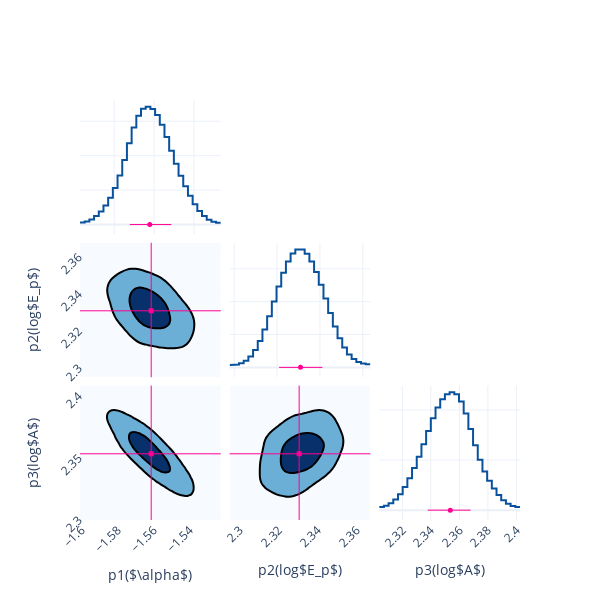

Notebook source saved alongside this figure:
### Code cell
fig = Plot.post_corner(post, ploter='plotly')
fig.save(f'{savepath}/corner')

### Figure 1 — Plotly figure (JSON) as saved in the notebook; plotly's stock layout.template omitted (floating-point values rounded to 4 significant figures; data arrays with more than 128 entries replaced by an {"elided": "..."} marker saying what was removed)
{"data": [{"line": {"color": "#08519c", "width": 2}, "mode": "lines", "name": "p1($\\alpha$)", "showlegend": false, "type": "scatter", "x": [-1.597, -1.595, -1.595, -1.592, -1.592, -1.59, -1.59, -1.588, -1.588, -1.585, -1.585, -1.583, -1.583, -1.581, -1.581, -1.578, -1.578, -1.576, -1.576, -1.574, -1.574, -1.571, -1.571, -1.569, -1.569, -1.567, -1.567, -1.564, -1.564, -1.562, -1.562, -1.559, -1.559, -1.557, -1.557, -1.555, -1.555, -1.552, -1.552, -1.55, -1.55, -1.548, -1.548, -1.545, -1.545, -1.543, -1.543, -1.541, -1.541, -1.538, -1.538, -1.536, -1.536, -1.534, -1.534, -1.531, -1.531, -1.529, -1.529, -1.527], "xaxis": "x", "y": [0.5906, 0.5906, 0.8739, 0.8739, 1.483, 1.483, 2.463, 2.463, 3.825, 3.825, 5.568, 5.568, 7.761, 7.761, 10.59, 10.59, 14.26, 14.26, 18.74, 18.74, 23.6, 23.6, 28.14, 28.14, 31.61, 31.61, 33.62, 33.62, 34.2, 34.2, 33.55, 33.55, 31.78, 31.78, 28.99, 28.99, 25.39, 25.39, 21.45, 21.45, 17.63, 17.63, 14.18, 14.18, 11.11, 11.11, 8.346, 8.346, 5.926, 5.926, 3.946, 3.946, 2.459, 2.459, 1.438, 1.438, 0.8174, 0.8174, 0.5285, 0.5285], "yaxis": "y"}, {"line": {"color": "#08519c", "width": 2}, "mode": "lines", "name": "p2(log$E_p$)", "showlegend": false, "type": "scatter", "x": [2.298, 2.3, 2.3, 2.302, 2.302, 2.304, 2.304, 2.307, 2.307, 2.309, 2.309, 2.311, 2.311, 2.313, 2.313, 2.315, 2.315, 2.318, 2.318, 2.32, 2.32, 2.322, 2.322, 2.324, 2.324, 2.326, 2.326, 2.329, 2.329, 2.331, 2.331, 2.333, 2.333, 2.335, 2.335, 2.337, 2.337, 2.339, 2.339, 2.342, 2.342, 2.344, 2.344, 2.346, 2.346, 2.348, 2.348, 2.35, 2.35, 2.353, 2.353, 2.355, 2.355, 2.357, 2.357, 2.359, 2.359, 2.361, 2.361, 2.364], "xaxis": "x5", "y": [0.7081, 0.7081, 0.8504, 0.8504, 1.225, 1.225, 1.983, 1.983, 3.294, 3.294, 5.293, 5.293, 8.04, 8.04, 11.5, 11.5, 15.58, 15.58, 20.08, 20.08, 24.64, 24.64, 28.83, 28.83, 32.25, 32.25, 34.64, 34.64, 35.87, 35.87, 35.84, 35.84, 34.57, 34.57, 32.22, 32.22, 29.01, 29.01, 25.17, 25.17, 20.93, 20.93, 16.58, 16.58, 12.46, 12.46, 8.882, 8.882, 6.025, 6.025, 3.941, 3.941, 2.541, 2.541, 1.666, 1.666, 1.161, 1.161, 0.9278, 0.9278], "yaxis": "y5"}, {"colorscale": [[0, "rgb(247,251,255)"], [0.125, "rgb(222,235,247)"], [0.25, "rgb(198,219,239)"], [0.375, "rgb(158,202,225)"], [0.5, "rgb(107,174,214)"], [0.625, "rgb(66,146,198)"], [0.75, "rgb(33,113,181)"], [0.875, "rgb(8,81,156)"], [1, "rgb(8,48,107)"]], "contours": {"end": 0.00437, "size": 0.003397, "start": 0.0009738}, "line": {"width": 2}, "name": "p1($\\alpha$)&p2(log$E_p$)", "ncontours": 2, "showlegend": false, "showscale": false, "type": "contour", "x": [-1.601, -1.598, -1.596, -1.594, -1.591, -1.589, -1.587, -1.584, -1.582, -1.579, -1.577, -1.575, -1.572, -1.57, -1.568, -1.565, -1.563, -1.561, -1.558, -1.556, -1.554, -1.551, -1.549, -1.547, -1.544, -1.542, -1.539, -1.537, -1.535, -1.532, -1.53, -1.528, -1.525, -1.523], "xaxis": "x4", "y": [2.295, 2.297, 2.299, 2.301, 2.303, 2.306, 2.308, 2.31, 2.312, 2.314, 2.316, 2.319, 2.321, 2.323, 2.325, 2.327, 2.33, 2.332, 2.334, 2.336, 2.338, 2.341, 2.343, 2.345, 2.347, 2.349, 2.351, 2.354, 2.356, 2.358, 2.36, 2.362, 2.365, 2.367], "yaxis": "y4", "z": {"elided": "34x34 float values"}}, {"line": {"color": "#08519c", "width": 2}, "mode": "lines", "name": "p3(log$A$)", "showlegend": false, "type": "scatter", "x": [2.304, 2.307, 2.307, 2.31, 2.31, 2.314, 2.314, 2.317, 2.317, 2.32, 2.32, 2.324, 2.324, 2.327, 2.327, 2.33, 2.33, 2.333, 2.333, 2.337, 2.337, 2.34, 2.34, 2.343, 2.343, 2.347, 2.347, 2.35, 2.35, 2.353, 2.353, 2.356, 2.356, 2.36, 2.36, 2.363, 2.363, 2.366, 2.366, 2.37, 2.37, 2.373, 2.373, 2.376, 2.376, 2.379, 2.379, 2.383, 2.383, 2.386, 2.386, 2.389, 2.389, 2.393, 2.393, 2.396, 2.396, 2.399, 2.399, 2.403], "xaxis": "x9", "y": [0.6617, 0.6617, 0.8993, 0.8993, 1.382, 1.382, 2.132, 2.132, 3.194, 3.194, 4.609, 4.609, 6.365, 6.365, 8.404, 8.404, 10.67, 10.67, 13.16, 13.16, 15.78, 15.78, 18.33, 18.33, 20.5, 20.5, 22.11, 22.11, 23.13, 23.13, 23.52, 23.52, 23.11, 23.11, 21.71, 21.71, 19.3, 19.3, 16.21, 16.21, 12.97, 12.97, 10.06, 10.06, 7.706, 7.706, 5.852, 5.852, 4.328, 4.328, 3.039, 3.039, 2.002, 2.002, 1.264, 1.264, 0.8186, 0.8186, 0.6169, 0.6169], "yaxis": "y9"}, {"colorscale": [[0, "rgb(247,251,255)"], [0.125, "rgb(222,235,247)"], [0.25, "rgb(198,219,239)"], [0.375, "rgb(158,202,225)"], [0.5, "rgb(107,174,214)"], [0.625, "rgb(66,146,198)"], [0.75, "rgb(33,113,181)"], [0.875, "rgb(8,81,156)"], [1, "rgb(8,48,107)"]], "contours": {"end": 0.006766, "size": 0.005282, "start": 0.001485}, "line": {"width": 2}, "name": "p1($\\alpha$)&p3(log$A$)", "ncontours": 2, "showlegend": false, "showscale": false, "type": "contour", "x": [-1.601, -1.598, -1.596, -1.594, -1.591, -1.589, -1.587, -1.584, -1.582, -1.579, -1.577, -1.575, -1.572, -1.57, -1.568, -1.565, -1.563, -1.561, -1.558, -1.556, -1.554, -1.551, -1.549, -1.547, -1.544, -1.542, -1.539, -1.537, -1.535, -1.532, -1.53, -1.528, -1.525, -1.523], "xaxis": "x7", "y": [2.299, 2.302, 2.305, 2.309, 2.312, 2.315, 2.319, 2.322, 2.325, 2.328, 2.332, 2.335, 2.338, 2.342, 2.345, 2.348, 2.352, 2.355, 2.358, 2.361, 2.365, 2.368, 2.371, 2.375, 2.378, 2.381, 2.384, 2.388, 2.391, 2.394, 2.398, 2.401, 2.404, 2.407], "yaxis": "y7", "z": {"elided": "34x34 float values"}}, {"colorscale": [[0, "rgb(247,251,255)"], [0.125, "rgb(222,235,247)"], [0.25, "rgb(198,219,239)"], [0.375, "rgb(158,202,225)"], [0.5, "rgb(107,174,214)"], [0.625, "rgb(66,146,198)"], [0.75, "rgb(33,113,181)"], [0.875, "rgb(8,81,156)"], [1, "rgb(8,48,107)"]], "contours": {"end": 0.004043, "size": 0.003136, "start": 0.0009069}, "line": {"width": 2}, "name": "p2(log$E_p$)&p3(log$A$)", "ncontours": 2, "showlegend": false, "showscale": false, "type": "contour", "x": [2.295, 2.297, 2.299, 2.301, 2.303, 2.306, 2.308, 2.31, 2.312, 2.314, 2.316, 2.319, 2.321, 2.323, 2.325, 2.327, 2.33, 2.332, 2.334, 2.336, 2.338, 2.341, 2.343, 2.345, 2.347, 2.349, 2.351, 2.354, 2.356, 2.358, 2.36, 2.362, 2.365, 2.367], "xaxis": "x8", "y": [2.299, 2.302, 2.305, 2.309, 2.312, 2.315, 2.319, 2.322, 2.325, 2.328, 2.332, 2.335, 2.338, 2.342, 2.345, 2.348, 2.352, 2.355, 2.358, 2.361, 2.365, 2.368, 2.371, 2.375, 2.378, 2.381, 2.384, 2.388, 2.391, 2.394, 2.398, 2.401, 2.404, 2.407], "yaxis": "y8", "z": {"elided": "34x34 float values"}}, {"error_x": {"array": [0.01086], "arrayminus": [0.009963], "color": "#FF0092", "symmetric": false, "thickness": 1, "type": "data", "width": 0}, "marker": {"color": "#FF0092", "size": 5, "symbol": "circle"}, "mode": "markers", "name": "p1($\\alpha$)", "showlegend": false, "type": "scatter", "x": [-1.562], "xaxis": "x", "y": [0.01], "yaxis": "y"}, {"error_x": {"array": [0.01022], "arrayminus": [0.009988], "color": "#FF0092", "symmetric": false, "thickness": 1, "type": "data", "width": 0}, "marker": {"color": "#FF0092", "size": 5, "symbol": "circle"}, "mode": "markers", "name": "p2(log$E_p$)", "showlegend": false, "type": "scatter", "x": [2.331], "xaxis": "x5", "y": [0.01], "yaxis": "y5"}, {"error_x": {"array": [0.01427], "arrayminus": [0.01577], "color": "#FF0092", "symmetric": false, "thickness": 1, "type": "data", "width": 0}, "marker": {"color": "#FF0092", "size": 5, "symbol": "circle"}, "mode": "markers", "name": "p3(log$A$)", "showlegend": false, "type": "scatter", "x": [2.354], "xaxis": "x9", "y": [0.01], "yaxis": "y9"}, {"marker": {"color": "#FF0092", "size": 5, "symbol": "square"}, "mode": "markers", "name": "p1($\\alpha$)&p2(log$E_p$)", "showlegend": false, "type": "scatter", "x": [-1.561], "xaxis": "x4", "y": [2.33], "yaxis": "y4"}, {"marker": {"color": "#FF0092", "size": 5, "symbol": "square"}, "mode": "markers", "name": "p1($\\alpha$)&p3(log$A$)", "showlegend": false, "type": "scatter", "x": [-1.561], "xaxis": "x7", "y": [2.352], "yaxis": "y7"}, {"marker": {"color": "#FF0092", "size": 5, "symbol": "square"}, "mode": "markers", "name": "p2(log$E_p$)&p3(log$A$)", "showlegend": false, "type": "scatter", "x": [2.33], "xaxis": "x8", "y": [2.352], "yaxis": "y8"}], "layout": {"height": 600, "shapes": [{"line": {"color": "#FF0092", "width": 1}, "type": "line", "x0": -1.561, "x1": -1.561, "xref": "x4", "y0": 0, "y1": 1, "yref": "y4 domain"}, {"line": {"color": "#FF0092", "width": 1}, "type": "line", "x0": 0, "x1": 1, "xref": "x4 domain", "y0": 2.33, "y1": 2.33, "yref": "y4"}, {"line": {"color": "#FF0092", "width": 1}, "type": "line", "x0": -1.561, "x1": -1.561, "xref": "x7", "y0": 0, "y1": 1, "yref": "y7 domain"}, {"line": {"color": "#FF0092", "width": 1}, "type": "line", "x0": 0, "x1": 1, "xref": "x7 domain", "y0": 2.352, "y1": 2.352, "yref": "y7"}, {"line": {"color": "#FF0092", "width": 1}, "type": "line", "x0": 2.33, "x1": 2.33, "xref": "x8", "y0": 0, "y1": 1, "yref": "y8 domain"}, {"line": {"color": "#FF0092", "width": 1}, "type": "line", "x0": 0, "x1": 1, "xref": "x8 domain", "y0": 2.352, "y1": 2.352, "yref": "y8"}], "width": 600, "xaxis": {"anchor": "y", "domain": [0, 0.32], "showticklabels": false, "tickangle": -45}, "xaxis2": {"anchor": "y2", "domain": [0.34, 0.66]}, "xaxis3": {"anchor": "y3", "domain": [0.68, 1]}, "xaxis4": {"anchor": "y4", "domain": [0, 0.32], "showticklabels": false, "tickangle": -45}, "xaxis5": {"anchor": "y5", "domain": [0.34, 0.66], "showticklabels": false, "tickangle": -45}, "xaxis6": {"anchor": "y6", "domain": [0.68, 1]}, "xaxis7": {"anchor": "y7", "domain": [0, 0.32], "showticklabels": true, "tickangle": -45, "title": {"text": "p1($\\alpha$)"}}, "xaxis8": {"anchor": "y8", "domain": [0.34, 0.66], "showticklabels": true, "tickangle": -45, "title": {"text": "p2(log$E_p$)"}}, "xaxis9": {"anchor": "y9", "domain": [0.68, 1], "showticklabels": true, "tickangle": -45, "title": {"text": "p3(log$A$)"}}, "yaxis": {"anchor": "x", "domain": [0.68, 1], "showticklabels": false, "tickangle": -45}, "yaxis2": {"anchor": "x2", "domain": [0.68, 1]}, "yaxis3": {"anchor": "x3", "domain": [0.68, 1]}, "yaxis4": {"anchor": "x4", "domain": [0.34, 0.66], "showticklabels": true, "tickangle": -45, "title": {"text": "p2(log$E_p$)"}}, "yaxis5": {"anchor": "x5", "domain": [0.34, 0.66], "showticklabels": false, "tickangle": -45}, "yaxis6": {"anchor": "x6", "domain": [0.34, 0.66]}, "yaxis7": {"anchor": "x7", "domain": [0, 0.32], "showticklabels": true, "tickangle": -45, "title": {"text": "p3(log$A$)"}}, "yaxis8": {"anchor": "x8", "domain": [0, 0.32], "showticklabels": false, "tickangle": -45}, "yaxis9": {"anchor": "x9", "domain": [0, 0.32], "showticklabels": false, "tickangle": -45}}}
